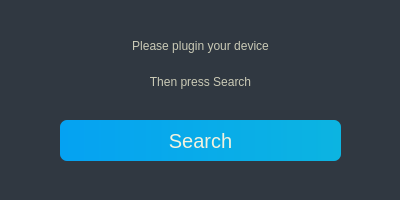
<?xml version="1.0" encoding="UTF-8"?>
<ui version="4.0">
 <class>DeviceFinder</class>
 <widget class="QMainWindow" name="DeviceFinder">
  <property name="geometry">
   <rect>
    <x>0</x>
    <y>0</y>
    <width>400</width>
    <height>200</height>
   </rect>
  </property>
  <property name="minimumSize">
   <size>
    <width>400</width>
    <height>200</height>
   </size>
  </property>
  <property name="maximumSize">
   <size>
    <width>400</width>
    <height>200</height>
   </size>
  </property>
  <property name="windowTitle">
   <string>MainWindow</string>
  </property>
  <property name="styleSheet">
   <string notr="true">background-color:rgb(48, 56, 65);</string>
  </property>
  <widget class="QWidget" name="centralwidget">
   <widget class="QPushButton" name="searchdevice_btn">
    <property name="geometry">
     <rect>
      <x>60</x>
      <y>120</y>
      <width>281</width>
      <height>41</height>
     </rect>
    </property>
    <property name="styleSheet">
     <string notr="true">QPushButton{background-color:qlineargradient(spread:pad, x1:0, y1:0, x2:1, y2:0, stop:0 rgba(5, 162, 242,255), stop:1 rgba(12, 180, 225,255));border-radius:7px;padding:2px 4px;font: 9pt &quot;Microsoft YaHei UI&quot;;font-size:20px;color:rgb(242, 242, 222);}QPushButton:hover{background-color:qlineargradient(spread:pad, x1:0, y1:0, x2:1, y2:0, stop:0 rgba(15, 172, 252,255), stop:1 rgba(22, 190, 235,255));}QPushButton:pressed{background-color:qlineargradient(spread:pad, x1:0, y1:0, x2:1, y2:0, stop:0 rgba(0, 160, 205,125), stop:1 rgba(0, 142, 222,125));color:rgb(202, 202,182);}

</string>
    </property>
    <property name="text">
     <string>Search</string>
    </property>
   </widget>
   <widget class="QLabel" name="main_label">
    <property name="geometry">
     <rect>
      <x>60</x>
      <y>30</y>
      <width>281</width>
      <height>31</height>
     </rect>
    </property>
    <property name="styleSheet">
     <string notr="true">font:16pt &quot;Microsoft YaHei UI&quot;;color:rgb(202, 202,182);</string>
    </property>
    <property name="text">
     <string>Please plugin your device</string>
    </property>
    <property name="alignment">
     <set>Qt::AlignCenter</set>
    </property>
   </widget>
   <widget class="QLabel" name="sub_label">
    <property name="geometry">
     <rect>
      <x>60</x>
      <y>66</y>
      <width>281</width>
      <height>31</height>
     </rect>
    </property>
    <property name="styleSheet">
     <string notr="true">font:75 12pt &quot;Microsoft YaHei UI&quot;;color:rgb(202, 202,182);</string>
    </property>
    <property name="text">
     <string>Then press Search</string>
    </property>
    <property name="alignment">
     <set>Qt::AlignCenter</set>
    </property>
   </widget>
  </widget>
  <widget class="QStatusBar" name="statusbar"/>
 </widget>
 <resources/>
 <connections/>
</ui>
